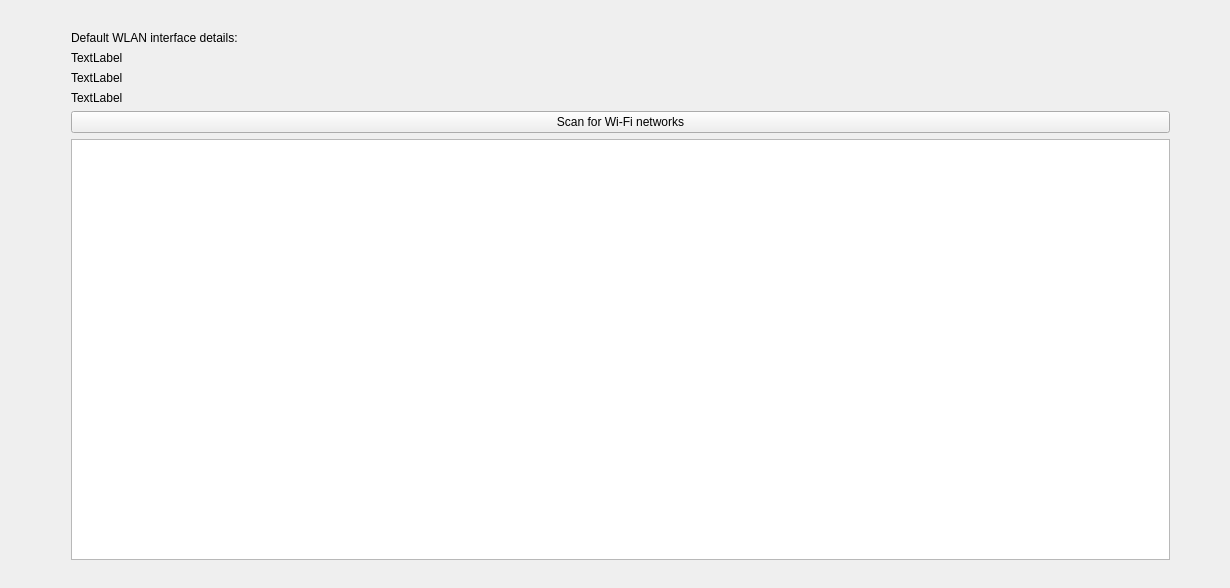
<?xml version="1.0" encoding="UTF-8"?>
<ui version="4.0">
 <class>wifiAnalyzerAppClass</class>
 <widget class="QWidget" name="wifiAnalyzerAppClass">
  <property name="geometry">
   <rect>
    <x>0</x>
    <y>0</y>
    <width>1230</width>
    <height>588</height>
   </rect>
  </property>
  <property name="windowTitle">
   <string>wifiAnalyzerApp</string>
  </property>
  <widget class="QWidget" name="layoutWidget">
   <property name="geometry">
    <rect>
     <x>60</x>
     <y>20</y>
     <width>1121</width>
     <height>551</height>
    </rect>
   </property>
   <layout class="QHBoxLayout" name="horizontalLayout_2">
    <item>
     <layout class="QVBoxLayout" name="verticalLayout_2">
      <item>
       <layout class="QVBoxLayout" name="verticalLayout">
        <item>
         <widget class="QLabel" name="label_2">
          <property name="text">
           <string>Default WLAN interface details:</string>
          </property>
         </widget>
        </item>
        <item>
         <widget class="QLabel" name="labelGUID">
          <property name="text">
           <string>TextLabel</string>
          </property>
         </widget>
        </item>
        <item>
         <widget class="QLabel" name="labelDesc">
          <property name="text">
           <string>TextLabel</string>
          </property>
         </widget>
        </item>
        <item>
         <widget class="QLabel" name="labelState">
          <property name="text">
           <string>TextLabel</string>
          </property>
         </widget>
        </item>
       </layout>
      </item>
      <item>
       <widget class="QPushButton" name="scanButton">
        <property name="text">
         <string>Scan for Wi-Fi networks</string>
        </property>
       </widget>
      </item>
      <item>
       <widget class="QListView" name="listView"/>
      </item>
     </layout>
    </item>
   </layout>
  </widget>
 </widget>
 <layoutdefault spacing="6" margin="11"/>
 <resources>
  <include location="wifiAnalyzerApp.qrc"/>
 </resources>
 <connections/>
</ui>
